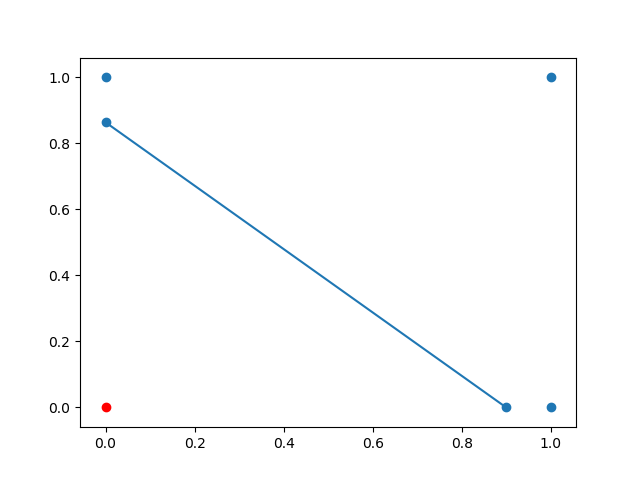

This figure's Python source:
import numpy as np
from matplotlib import pyplot as plt
import math


class Perceptron:
    def __init__(self, train_data, lr=0.2, epoch=10):
        self.train_data = train_data  # type: np.array
        self.learn_rate = lr  # type: float
        self.epoch = epoch  # type: int
        self.weights = np.random.rand(len(train_data[0]) - 1)
        self.error_arr = []

    def predict(self, data):
        """
        :rtype: int
        :type data: np.array
        """
        activation = np.dot(data, self.weights)
        return 1 if activation >= -1 else 0

    def train_weight(self):
        for i in range(self.epoch):
            for row in self.train_data:
                error = row[-1] - self.predict(row[:-1])
                self.error_arr.append(error ** 2)
                self.weights += self.learn_rate * error * row[:-1]

        return self.weights


data = np.array([[0, 0, 1], [0, 1, 0], [1, 0, 0], [1, 1, 0]])
p = Perceptron(data, 0.2, 10)
w = p.train_weight()

plt.scatter([1, 0, 1], [0, 1, 1])
plt.scatter(0, 0, color='red')
x1, y1 = [0, -1 / w[1]], [-1 / w[0], 0]
plt.plot(x1, y1, marker='o')
print('weights : ', w)

plt.show()
